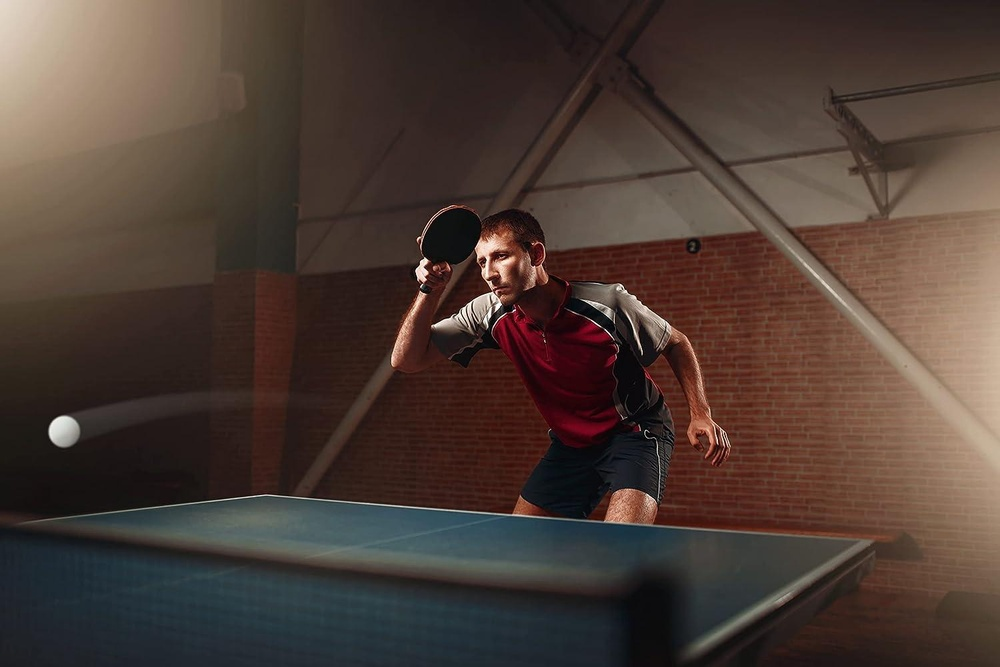
#> input picture Course/Drawing with OpenCV/Image Processing/1.jpg, 1000 x 667 px, shrunk from 1500 x 1001 before the run
$ python processing.py
#> lines starting #> are read from the running program, lines starting #| are printed output that depends on the picture
import cv2
import matplotlib.pyplot as plt

#Blending images
img_1 = cv2.imread('1.jpg')
#> img_1 is the input picture: shape (667, 1000, 3); mean B, G, R 53.1, 60.3, 75.9
print(type(img_1))
#| <class 'numpy.ndarray'>
img_2 = cv2.imread('2.jpg')
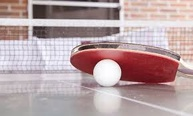
#> input picture Course/Drawing with OpenCV/Image Processing/2.jpg, 193 x 116 px, shrunk from 290 x 174 before the run
#> img_2 is the input picture: shape (116, 193, 3); mean B, G, R 163.9, 161.8, 182.9

plt.imshow(img_1)
plt.imshow(img_2)
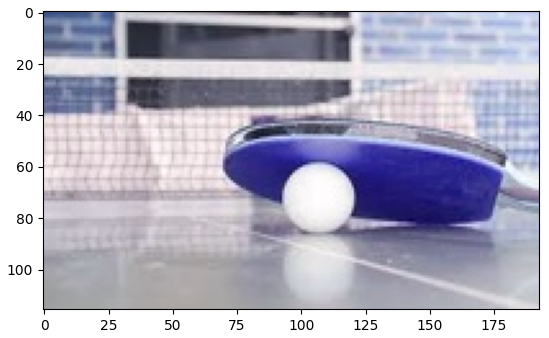
#> figure drawn by matplotlib, 1 panel; B, G, R data is drawn as R, G, B
